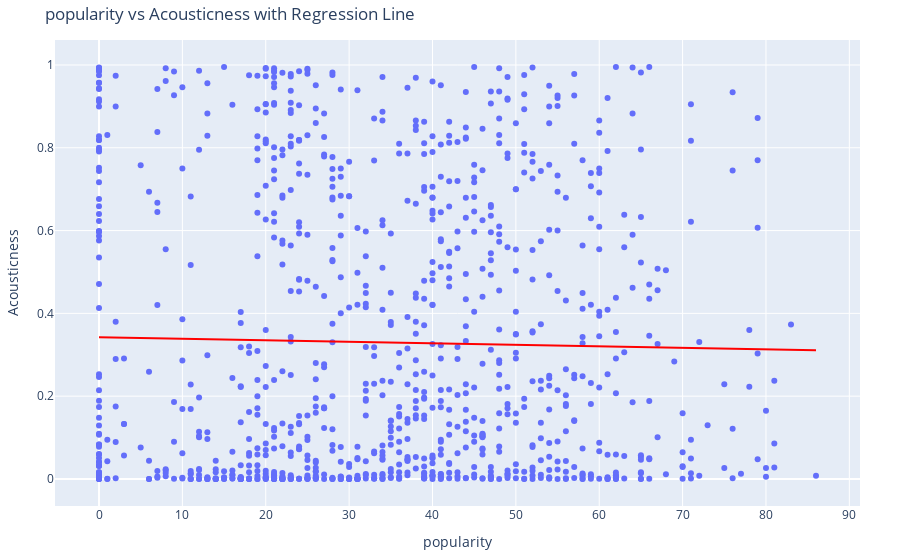

Source (notebook cell):
### Code cell
fig = plot_scatter(
    df_sample,
    x_col="popularity",
    y_col="acousticness",
    title="popularity vs Acousticness with Regression Line",
    xlabel="Popularity",
    ylabel="Acousticness",
    trend=True
)
fig.write_image(f"{PROJECT_ROOT}/figures/energy_vs_acousticness.png")
fig.show()

### Figure 1 — Plotly figure (JSON) as saved in the notebook; plotly's stock layout.template omitted (floating-point values rounded to 4 significant figures; data arrays with more than 128 entries replaced by an {"elided": "..."} marker saying what was removed)
{"data": [{"hovertemplate": "popularity=%{x}<br>Acousticness=%{y}<extra></extra>", "legendgroup": "", "marker": {"color": "#636efa", "symbol": "circle"}, "mode": "markers", "name": "", "orientation": "v", "showlegend": false, "type": "scatter", "x": {"elided": "1000 int values"}, "xaxis": "x", "y": {"elided": "1000 float values"}, "yaxis": "y"}, {"hovertemplate": "<b>OLS trendline</b><br>acousticness = -0.000366909 * popularity + 0.342369<br>R<sup>2</sup>=0.000443<br><br>popularity=%{x}<br>Acousticness=%{y} <b>(trend)</b><extra></extra>", "legendgroup": "", "line": {"color": "red"}, "marker": {"color": "#636efa", "symbol": "circle"}, "mode": "lines", "name": "", "showlegend": false, "type": "scatter", "x": {"elided": "1000 int values"}, "xaxis": "x", "y": {"elided": "1000 float values"}, "yaxis": "y"}], "layout": {"legend": {"tracegroupgap": 0}, "margin": {"b": 40, "l": 40, "r": 40, "t": 40}, "title": {"text": "popularity vs Acousticness with Regression Line"}, "xaxis": {"anchor": "y", "domain": [0, 1], "title": {"text": "popularity"}}, "yaxis": {"anchor": "x", "domain": [0, 1], "title": {"text": "Acousticness"}}}}
